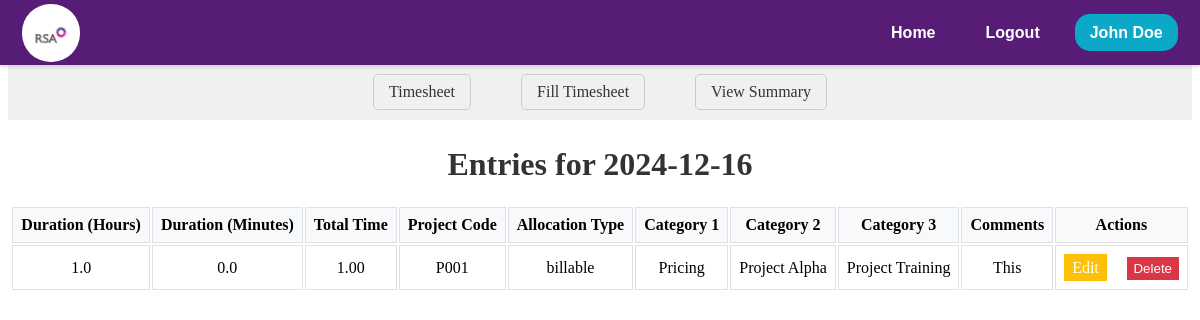
The page /timesheet/view_entries/2024-12-16 (signed in) on the database its author committed.
### models.py (models this page shows, shortened)
class EmpWD(db.Model, UserMixin):
    __tablename__ = 'EmpWD'
    EMPID = db.Column(db.String(255), primary_key=True)
    username = db.Column(db.String(255), unique=True, nullable=False)
    EName = db.Column(db.String(255))
    DOJRS = db.Column(db.Date)
    DOJSIPL = db.Column(db.Date, nullable=True)
    Profile = db.Column(db.String(255))
    Status = db.Column(db.String(50))
    SIPLLevel = db.Column(db.String(50))
    RSALevel = db.Column(db.String(50))
    EEMail = db.Column(db.String(255))
    IEMail = db.Column(db.String(255))
    Landline = db.Column(db.String(20))
    Mobile = db.Column(db.String(20))
    Ext = db.Column(db.String(10))
    Secretary = db.Column(db.String(255))
    SecretaryID = db.Column(db.String(255))
    SystemID = db.Column(db.String(255))
    Password = db.Column(db.String(255), nullable=False)
    Team = db.Column(db.String(255))
    LineManager = db.Column(db.String(255))
    LineManagerID = db.Column(db.String(255))
    AlternateContatName = db.Column(db.String(255))
    AlternateContatID = db.Column(db.String(255))
    DateofLeavingRSAASIPL = db.Column(db.Date)
    ReasonforLeaving = db.Column(db.String(255))
    LineManager2 = db.Column(db.String(255))
    ITAdmin = db.Column(db.String(255))
    HRAdmin = db.Column(db.String(255))
    TrnAdmin = db.Column(db.String(255))
    FinAdmin = db.Column(db.String(255))
    Field6 = db.Column(db.String(255))
    Field7 = db.Column(db.String(255))
    def get_id(self):
        return self.EMPID

class TimesheetEntry(db.Model):
    __tablename__ = 'Timesheet_database'
    Uniq_ID = db.Column(db.String(255), primary_key=True)
    EmpID = db.Column(db.String(10), nullable=False)
    DateofEntry = db.Column(db.Date, nullable=False)
    StartTime = db.Column(db.String(255))
    EndTime = db.Column(db.String(255))
    Hours = db.Column(db.Float)
    Minutes = db.Column(db.Float)
    AllocationType = db.Column(db.String(50))
    Category1 = db.Column(db.String(50))
    Category2 = db.Column(db.String(50))
    Category3 = db.Column(db.String(50))
    ProjectCode = db.Column(db.String(10))
    Category5 = db.Column(db.String(50))
    Category6 = db.Column(db.String(50))
    Comment = db.Column(db.String(255))
    Team = db.Column(db.String(255), nullable=False)
    Status = db.Column(db.String(20))
    SubmitDate = db.Column(db.DateTime, default=lambda: datetime.now(timezone.utc))
    RecordType = db.Column(db.String(50))
    WO_Percent = db.Column(db.Float)
    WO_Units = db.Column(db.Integer)
    NetUnits = db.Column(db.Integer)
    BaseRate = db.Column(db.Float)
    Billed_Label = db.Column(db.String(50))
    WOFF_Reason = db.Column(db.String(255))
    LastUploadDate = db.Column(db.DateTime, onupdate=lambda: datetime.now(timezone.utc))
    LastUpdatedBy = db.Column(db.String(50))
    InvNum =db.Column(db.Float)
    FinalRate = db.Column(db.Float)
    SSMA_TimeStamp = db.Column(db.DateTime )

### routes/timesheet/timesheet.py (the view)
@timesheet_bp.route('/view_entries/<date>')
@login_required
def view_entries(date):
    try:
        date = datetime.strptime(date, '%Y-%m-%d').date()
        entries = TimesheetEntry.query.filter_by(EmpID=current_user.get_id(), DateofEntry=date).all()
        return render_template('timesheet/timesheet-summery/view_entries.html', entries=entries, date=date, user=current_user)
    except Exception as e:
            session['error_type'] = "Internal Server Error"
            session['error_message'] = f"Unable get data for the {date}"
            return redirect(url_for('error.error_page'))

### app.py (called while the page is built)
@app.before_request
def session_management():
    session.permanent = True

@login_manager.user_loader
def load_user(user_id):
    session = db.session
    return session.get(EmpWD, user_id)

### templates/timesheet/timesheet-summery/view_entries.html (shortened to what this page needs)
<!DOCTYPE html>
<html lang="en">
  <head>
    <link
      rel="stylesheet"
      href="{{ url_for('static', filename='css/timesheet/view_entries.css') }}"
    />
  </head>
  <body>
    <div>
      {% include 'navbar/navbar.html' %}
      <nav class="ts-nav-container">
        <div class="ts-nav-center">
          <a href="/timesheet" class="ts-nav-link">Timesheet</a>
          <a href="/timesheet/fill" class="ts-nav-link">Fill Timesheet</a>
          <a href="/timesheet/summary" class="ts-nav-link"> View Summary</a>
        </div>
      </nav>
      <div class="view-box">
        <h1 class="ts-dateentry-title">Entries for {{ date }}</h1>
        <table>
          <thead class="ts-dateentry-header">
            <tr class="ts-dateentry-header-row">
              <th class="ts-dateentry-header-cell">Duration (Hours)</th>
              <th class="ts-dateentry-header-cell">Duration (Minutes)</th>
              <th class="ts-dateentry-header-cell">Total Time</th>
              <th class="ts-dateentry-header-cell">Project Code</th>
              <th class="ts-dateentry-header-cell">Allocation Type</th>
              <th class="ts-dateentry-header-cell">Category 1</th>
              <th class="ts-dateentry-header-cell">Category 2</th>
              <th class="ts-dateentry-header-cell">Category 3</th>
              <th class="ts-dateentry-header-cell">Comments</th>
              <th class="ts-dateentry-header-cell">Actions</th>
            </tr>
          </thead>
          <tbody>
            {% for entry in entries %}
            <tr class="ts-dateentry-row">
              <td class="ts-dateentry-cell">{{ entry.Hours}}</td>
              <td class="ts-dateentry-cell">{{ entry.Minutes }}</td>
              <td class="ts-dateentry-cell">
                {{"%.2f" | format(entry.Hours + (entry.Minutes/60))}}
              </td>
              <td class="ts-dateentry-cell">{{ entry.ProjectCode }}</td>
              <td class="ts-dateentry-cell">{{ entry.AllocationType }}</td>
              <td class="ts-dateentry-cell">{{ entry.Category1}}</td>
              <td class="ts-dateentry-cell">{{ entry.Category2}}</td>
              <td class="ts-dateentry-cell">{{ entry.Category3}}</td>
              <td class="ts-dateentry-cell">{{ entry.Comment }}</td>
              <td class="ts-dateentry-cell">
                <a class="ts-dateentry-link" href="/comingsoon">Edit</a>
                <form
                  action="{{ url_for('timesheet.delete_entry', entry_id=entry.Uniq_ID) }}"
                  method="POST"
                  style="display: inline"
                  class="ts-dateentry-form"
                >
                  <button
                    type="submit"
                    onclick="handleCustomConfirm(event, 'Are you sure you want to delete this entry?');"
                    class="ts-dateentry-button"
                  >
                    Delete
                  </button>
                </form>
              </td>
            </tr>
            {% endfor %}
          </tbody>
        </table>
      </div>
    </div>
  </body>
</html>

### templates/navbar/navbar.html (shortened to what this page needs)
<!DOCTYPE html>
<html lang="en">
  <head>
    <link
      rel="stylesheet"
      href="{{ url_for('static', filename='css/navbar/navbar.css') }}"
    />
  </head>
  <body>
    <header id="navbar">
      <nav class="navbar-container container">
        <a href="/home" class="home-link">
          <div class="navbar-logo">
            <img
              src="{{ url_for('static', filename='images/logo.png') }}"
              alt="Logo"
            />
          </div>
        </a>
        <div class="navbar-links">
          <a class="navbar-link" href="/home">Home</a>
          <a class="navbar-link" href="/logout">Logout</a>
          <div class="navInfo" data-toggle="false">
            <a class="navbar-link-name" href="#">
              <span>{{user.EName}}</span>
            </a>
          </div>
        </div>
      </nav>
    </header>
  </body>
</html>

### static/css/timesheet/view_entries.css (style rules this page uses)
.ts-dateentry-title { font-size: 2em; color: #333; text-align: center; }
.ts-dateentry-header { background-color: #f8f9fa; }
.ts-dateentry-header-cell { font-weight: bold; padding: 0.5em; border: 1px solid #dee2e6; }
.ts-dateentry-row { background-color: #fff; }
.ts-dateentry-cell { padding: 0.5em; border: 1px solid #dee2e6; }
.ts-dateentry-link { background-color: #ffc107; color: white; border: none; padding: 0.3em 0.5em; cursor: pointer; margin-right: 1em; text-decoration: none; display: inline-block; }
.ts-dateentry-form { display: inline-block; }
.ts-dateentry-button { background-color: #dc3545; color: white; border: none; padding: 0.3em 0.5em; cursor: pointer; }
.ts-nav-container { margin-top: 64px; margin-bottom: 5px; display: flex; justify-content: center; align-items: center; padding: 10px 20px; background-color: #f0f0f0; }
.ts-nav-center { display: flex; }
.ts-nav-link { margin: 0 25px; text-decoration: none; color: #333; border: 1px solid #ccc; padding: 8px 15px; border-radius: 5px; }
.view-box { text-align: center; align-items: center; justify-content: center; display: flex; flex-direction: column; }

### static/css/navbar/navbar.css (style rules this page uses)
#navbar { --navbar-bg-color: #571c75; --navbar-text-color: #fff; --navbar-text-color-focus: #fff; --navbar-bg-contrast: rgb(255, 0, 85); position: fixed; top: 0; left: 0; right: 0; height: 65px; background-color: var(--navbar-bg-color); box-shadow: 0 2px 4px rgba(0, 0, 0, 0.15); z-index: 99; font-weight: 700; font-family: sans-serif; }
.navbar-container { display: flex; justify-content: space-between; align-items: center; height: 100%; padding: 0 1.4rem; }
.home-link { display: flex; align-items: center; }
.navbar-logo { background-color: var(--navbar-text-color-focus); border-radius: 49%; width: 58px; height: 58px; margin-right: 0.5em; }
.navbar-logo img { width: 46px; margin-top: 0.55rem; margin-left: 0.34rem; }
.navbar-links { display: flex; align-items: center; gap: 20px; }
.navbar-link { color: var(--navbar-text-color); text-decoration: none; border-radius: 15px; padding: 10px 15px; transition: background-color 0.3s ease; border-radius: 15px; }
.navbar-link-name { background-color: #0ca8c7; color: #fff; padding: 10px 15px; border-radius: 15px; text-decoration: none; }
.navInfo { position: relative; color: black; }

### rows shown on the page
EmpWD: EName "John Doe"
TimesheetEntry: Hours "1.0", Minutes "0.0", entry.Hours+(entry.Minutes/60) "1.00", ProjectCode "P001", AllocationType "billable", Category1 "Pricing", Category2 "Project Alpha", Category3 "Project Training", Comment "This"

### other values the page prints
{{ date }} "2024-12-16"
